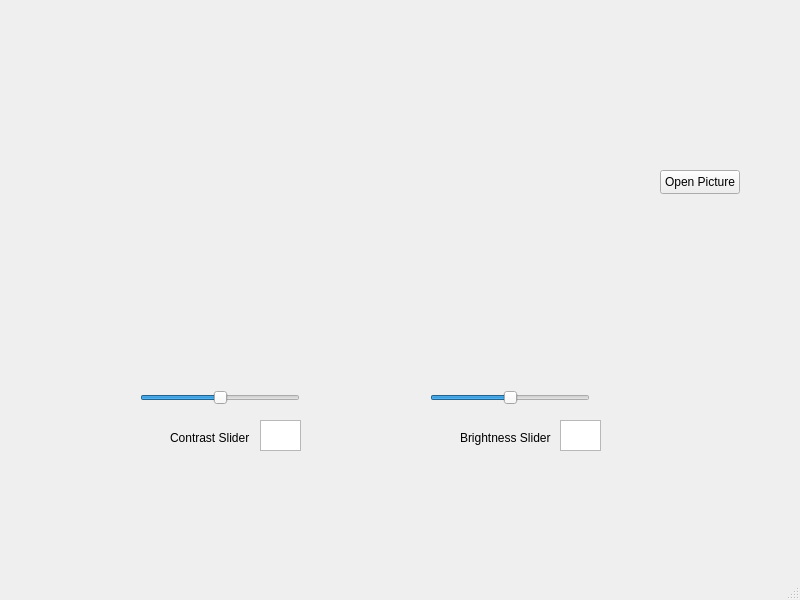
<?xml version="1.0" encoding="UTF-8"?>
<ui version="4.0">
 <class>MainWindow</class>
 <widget class="QMainWindow" name="MainWindow">
  <property name="geometry">
   <rect>
    <x>0</x>
    <y>0</y>
    <width>800</width>
    <height>600</height>
   </rect>
  </property>
  <property name="windowTitle">
   <string>MainWindow</string>
  </property>
  <widget class="QWidget" name="centralwidget">
   <widget class="QSlider" name="ContrastSlider">
    <property name="geometry">
     <rect>
      <x>140</x>
      <y>390</y>
      <width>160</width>
      <height>16</height>
     </rect>
    </property>
    <property name="maximum">
     <number>255</number>
    </property>
    <property name="sliderPosition">
     <number>128</number>
    </property>
    <property name="orientation">
     <enum>Qt::Horizontal</enum>
    </property>
   </widget>
   <widget class="QSlider" name="BrightnessSlider">
    <property name="enabled">
     <bool>true</bool>
    </property>
    <property name="geometry">
     <rect>
      <x>430</x>
      <y>390</y>
      <width>160</width>
      <height>16</height>
     </rect>
    </property>
    <property name="maximum">
     <number>255</number>
    </property>
    <property name="sliderPosition">
     <number>128</number>
    </property>
    <property name="orientation">
     <enum>Qt::Horizontal</enum>
    </property>
   </widget>
   <widget class="QLabel" name="label">
    <property name="geometry">
     <rect>
      <x>130</x>
      <y>10</y>
      <width>511</width>
      <height>361</height>
     </rect>
    </property>
    <property name="text">
     <string/>
    </property>
   </widget>
   <widget class="QPushButton" name="pushButton">
    <property name="geometry">
     <rect>
      <x>660</x>
      <y>170</y>
      <width>80</width>
      <height>24</height>
     </rect>
    </property>
    <property name="text">
     <string>Open Picture</string>
    </property>
   </widget>
   <widget class="QLabel" name="ContrastSliderLabel">
    <property name="geometry">
     <rect>
      <x>170</x>
      <y>430</y>
      <width>161</width>
      <height>16</height>
     </rect>
    </property>
    <property name="text">
     <string>Contrast Slider</string>
    </property>
   </widget>
   <widget class="QLabel" name="BrightnessSliderLabel">
    <property name="geometry">
     <rect>
      <x>460</x>
      <y>430</y>
      <width>131</width>
      <height>16</height>
     </rect>
    </property>
    <property name="text">
     <string>Brightness Slider</string>
    </property>
   </widget>
   <widget class="QLabel" name="BrightnessValue">
    <property name="geometry">
     <rect>
      <x>480</x>
      <y>410</y>
      <width>49</width>
      <height>16</height>
     </rect>
    </property>
    <property name="text">
     <string/>
    </property>
   </widget>
   <widget class="QLabel" name="ContrastValue">
    <property name="geometry">
     <rect>
      <x>180</x>
      <y>410</y>
      <width>49</width>
      <height>16</height>
     </rect>
    </property>
    <property name="text">
     <string/>
    </property>
   </widget>
   <widget class="QTextBrowser" name="BrightnessValueLabel">
    <property name="geometry">
     <rect>
      <x>260</x>
      <y>420</y>
      <width>41</width>
      <height>31</height>
     </rect>
    </property>
   </widget>
   <widget class="QTextBrowser" name="ContrastValueLabel">
    <property name="geometry">
     <rect>
      <x>560</x>
      <y>420</y>
      <width>41</width>
      <height>31</height>
     </rect>
    </property>
   </widget>
  </widget>
  <widget class="QMenuBar" name="menubar">
   <property name="geometry">
    <rect>
     <x>0</x>
     <y>0</y>
     <width>800</width>
     <height>21</height>
    </rect>
   </property>
  </widget>
  <widget class="QStatusBar" name="statusbar"/>
 </widget>
 <resources/>
 <connections/>
</ui>
